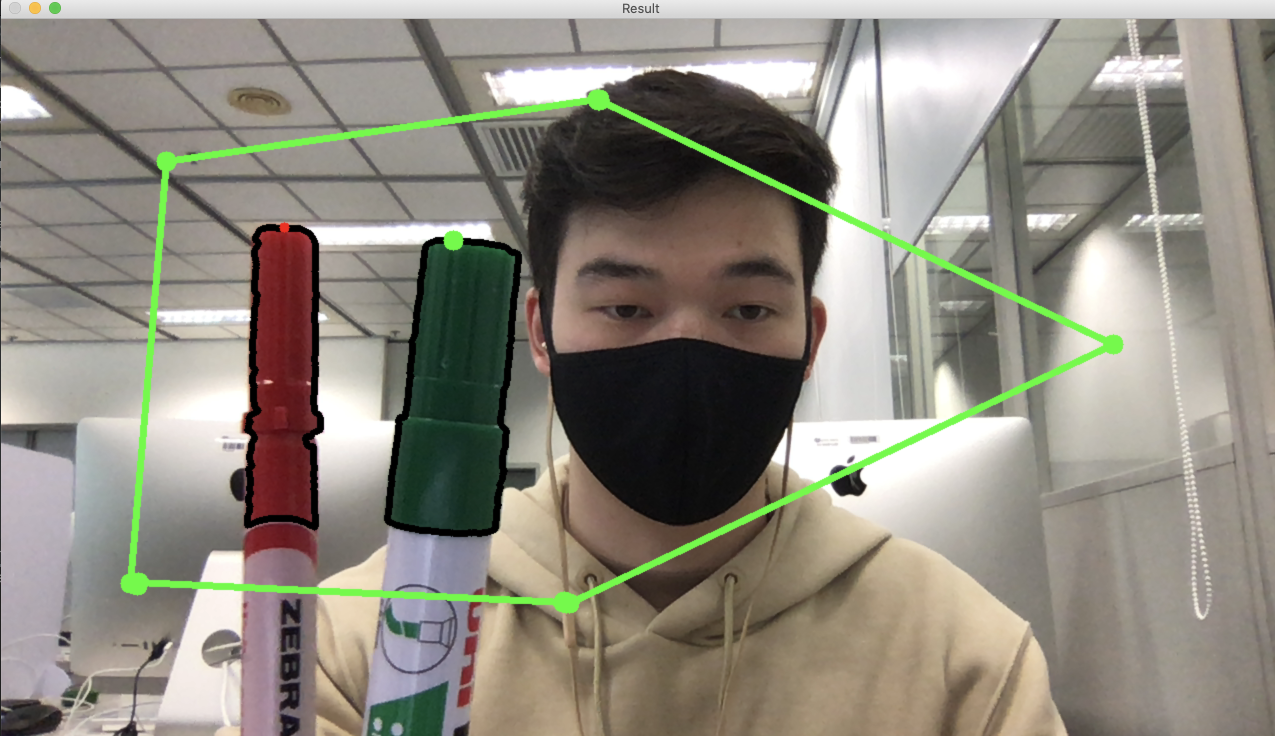
#> input picture imgs/virtualDrawing.png, 2550 x 1472 px, given in place of the camera (shown at 1/2 size)
$ python VirtualDrawing.py
#> lines starting #> are read from the running program, lines starting #| are printed output that depends on the picture; after the words box and inside, x2 and y2 are one past the last pixel; in counts of white or black regions, pixels touching at a corner belong together
### utils/detection.py
import cv2
import numpy as np

def getCon(image):
    x, y, width, height, ratioSize = 0,0,0,0,0
    cons, hrhy = cv2.findContours(image, cv2.RETR_EXTERNAL, cv2.CHAIN_APPROX_NONE)
    for contour in cons:
        area = cv2.contourArea(contour)
        if area>7000:
            cv2.drawContours(imageOutput, contour, -1, (0, 0, 0), 5)
            perimeter = cv2.arcLength(contour,True)
            corners = cv2.approxPolyDP(contour, 0.01*perimeter, True)
            x, y, width, height = cv2.boundingRect(corners)
            ratioSize = round((area // 10000))
            #print(ratioSize)
    return x+width //2, y, ratioSize

def colorDetect(image, colors, colorDrawing, imageOutput):
    imgHSV = cv2.cvtColor(image, cv2.COLOR_BGR2HSV)
    pointsList = []  # x ,y, color, size
    schet = 0
    for colorPars in colors:
        lowerLimit = np.array(colorPars[:3])
        upperLimit = np.array(colorPars[3:6])
        mask = cv2.inRange(imgHSV, lowerLimit, upperLimit)
        xCoord, yCoord, ratioSize = getCon(mask)

        cv2.circle(imageOutput, (xCoord, yCoord), 5*ratioSize, colorDrawing[schet], cv2.FILLED)
        if xCoord!=0 and yCoord!=0:
            pointsList.append([xCoord,yCoord,schet, ratioSize])
        schet +=1
    return pointsList

### VirtualDrawing.py
import cv2
import numpy as np
import utils.drawHelper
import utils.detection
from atrs import *

capture = cv2.VideoCapture(0)
capture.set(3, 600)
capture.set(4, 400)

def fixPoint(points, color):
    for point in points:
        cv2.circle(imageOutput, (point[0], point[1]), 10, colorDrawing[point[2]], cv2.FILLED)

while True:
    success, image = capture.read()
#> image is the input picture: shape (1472, 2550, 3); mean B, G, R 127.9, 138.7, 143
    imageOutput = image.copy()
    blur = cv2.GaussianBlur(image, (5,5), 0)
    pointsList = utils.detection.colorDetect(blur, colorList, colorDrawing, imageOutput)
#> in colorDetect, `imgHSV = cv2.cvtColor(image, cv2.COLOR_BGR2HSV)`: imgHSV: shape (1472, 2550, 3); mean H, S, V 37.1, 39.7, 147.1
#> the loop in colorDetect, `for colorPars in colors:` made 1 pass
#> pass 1, in colorDetect, `mask = cv2.inRange(imgHSV, lowerLimit, upperLimit)`:
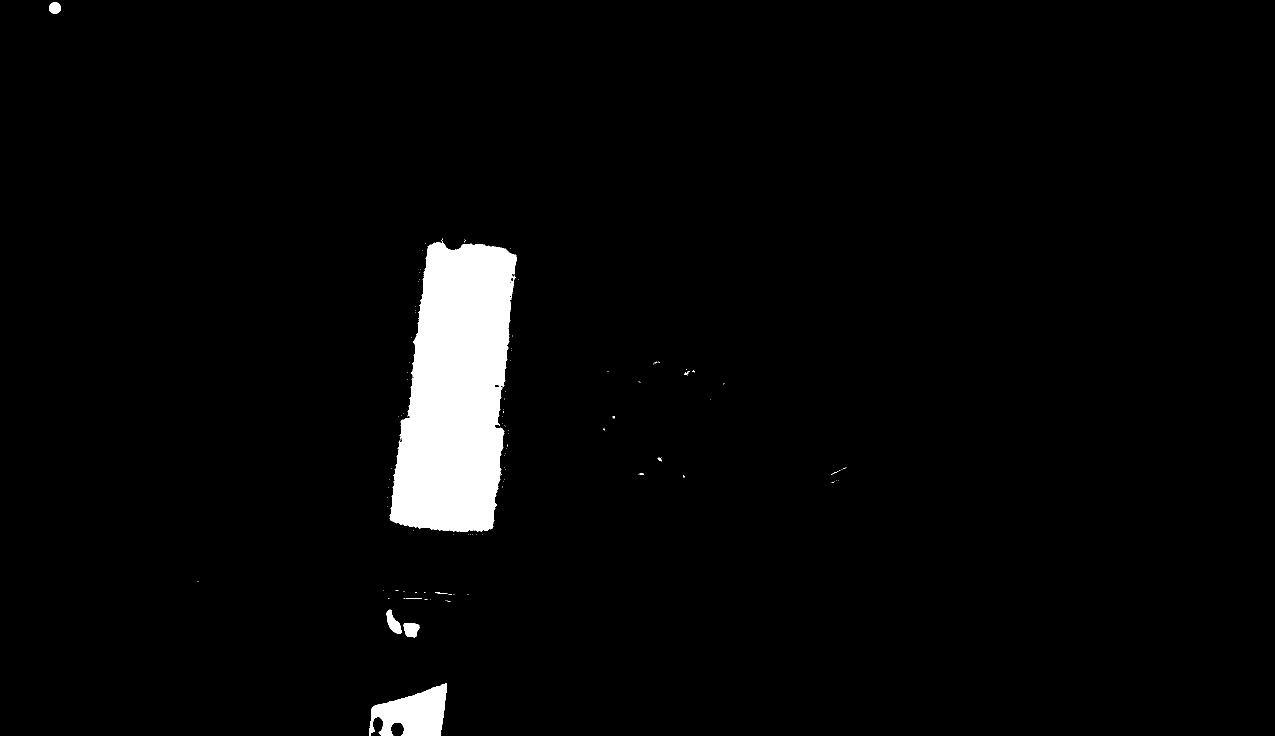
#> mask: shape (1472, 2550) (shown at 1/2 size); 3.2% white; 108 white regions (99 under 20 px), largest, box (x1, y1, x2, y2) and area: (779, 477, 1033, 1063) 107772, (738, 1366, 894, 1472) 10477, (773, 1219, 803, 1268) 756
#> after the loop in colorDetect, `for colorPars in colors:`: pointsList = []; schet = 0
#> (the run stopped early here; a loop or call above may not have finished)
